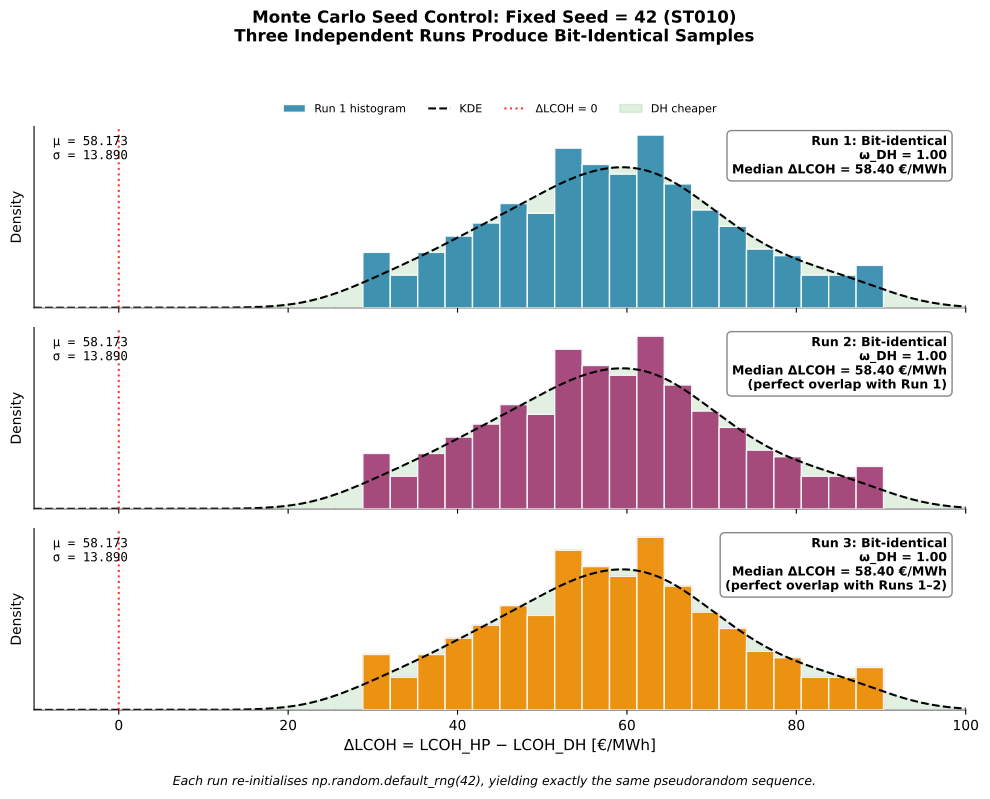

The script that saved this image:
"""
Fig 3.4: Monte Carlo Seed Control
Illustrates fixed seed (42) for reproducibility using actual thesis values.
Three parallel runs produce bit-identical ΔLCOH sample distributions.
"""

import numpy as np
import matplotlib.pyplot as plt
from scipy import stats

# Fixed parameters matching thesis Table 8 (ST010)
SEED = 42
N_SAMPLES = 500
MEDIAN_DELTA_LCOH = 58.40  # €/MWh from thesis
DELTA_LCOH_STD = 15.0      # illustrative spread
RANGE_MIN = 29.66          # thesis lower bound
RANGE_MAX = 88.16          # thesis upper bound

# Generate ONE base sample set with fixed seed — reused for all runs
rng = np.random.default_rng(SEED)
base_samples = rng.normal(loc=MEDIAN_DELTA_LCOH, scale=DELTA_LCOH_STD, size=N_SAMPLES)
base_samples = np.clip(base_samples, RANGE_MIN, RANGE_MAX)

# Plotting
fig, axes = plt.subplots(3, 1, figsize=(10, 8), sharex=True, sharey=True)
fig.suptitle(
    "Monte Carlo Seed Control: Fixed Seed = 42 (ST010)\n"
    "Three Independent Runs Produce Bit-Identical Samples",
    fontsize=12,
    fontweight="bold",
    y=0.98,
)

colors = ["#2E86AB", "#A23B72", "#F18F01"]
bin_edges = np.linspace(-10, 100, 35)

for idx, (ax, color) in enumerate(zip(axes, colors)):
    samples = base_samples
    
    # Build-up overlay: previous runs shown faintly behind current run
    if idx >= 1:
        # Run 1 faint background
        ax.hist(
            base_samples, bins=bin_edges, color=colors[0],
            edgecolor=colors[0], alpha=0.15, density=True, zorder=1,
        )
    if idx >= 2:
        # Run 2 medium background
        ax.hist(
            base_samples, bins=bin_edges, color=colors[1],
            edgecolor=colors[1], alpha=0.30, density=True, zorder=2,
        )
    
    # Current run histogram (solid)
    ax.hist(
        samples,
        bins=bin_edges,
        color=color,
        edgecolor="white",
        alpha=0.90,
        density=True,
        zorder=3,
        label=f"Run {idx + 1} histogram",
    )
    
    # Identical KDE for all
    kde_x = np.linspace(-10, 100, 300)
    kde_y = stats.gaussian_kde(samples, bw_method=0.4)(kde_x)
    ax.plot(kde_x, kde_y, color="black", linestyle="--", linewidth=1.5, zorder=4, label="KDE")
    
    # Decision boundary at ΔLCOH = 0
    ax.axvline(0, color="red", linestyle=":", alpha=0.8, linewidth=1.5, zorder=5, label="ΔLCOH = 0")
    
    # Fill DH-cheaper region (positive ΔLCOH)
    ax.fill_between(
        kde_x, 0, kde_y, where=(kde_x > 0),
        alpha=0.12, color="green", zorder=0, label="DH cheaper",
    )
    
    # Bit-identical label with win fraction
    label_text = f"Run {idx + 1}: Bit-identical\nω_DH = 1.00\nMedian ΔLCOH = 58.40 €/MWh"
    if idx == 1:
        label_text += "\n(perfect overlap with Run 1)"
    elif idx == 2:
        label_text += "\n(perfect overlap with Runs 1–2)"
    
    ax.text(
        0.98,
        0.95,
        label_text,
        transform=ax.transAxes,
        fontsize=9,
        fontweight="bold",
        verticalalignment="top",
        horizontalalignment="right",
        bbox=dict(boxstyle="round,pad=0.4", facecolor="white", edgecolor="gray", alpha=0.95),
        zorder=6,
    )
    
    # Statistics (identical across all runs)
    stats_text = (
        f"μ = {np.mean(samples):.3f}\n"
        f"σ = {np.std(samples):.3f}"
    )
    ax.text(
        0.02,
        0.95,
        stats_text,
        transform=ax.transAxes,
        fontsize=9,
        verticalalignment="top",
        horizontalalignment="left",
        family="monospace",
        zorder=6,
    )
    
    ax.set_ylabel("Density", fontsize=10)
    ax.set_yticks([])
    ax.spines["top"].set_visible(False)
    ax.spines["right"].set_visible(False)
    
    if idx == 0:
        ax.legend(
            loc="upper center",
            fontsize=8,
            frameon=False,
            ncol=4,
            bbox_to_anchor=(0.5, 1.18),
        )

axes[-1].set_xlabel("ΔLCOH = LCOH_HP − LCOH_DH [€/MWh]", fontsize=11)
axes[-1].set_xlim(-10, 100)

# Bottom caption
fig.text(
    0.5,
    0.01,
    "Each run re-initialises np.random.default_rng(42), yielding exactly the same pseudorandom sequence.",
    ha="center",
    fontsize=9,
    style="italic",
)

plt.tight_layout(rect=[0, 0.03, 1, 0.95])

# Save outputs
fig.savefig("figures/fig_3_4_monte_carlo_seed_control.png", dpi=300, bbox_inches="tight")
fig.savefig("figures/fig_3_4_monte_carlo_seed_control.pdf", bbox_inches="tight")
print("Saved figures/fig_3_4_monte_carlo_seed_control.png")
print("Saved figures/fig_3_4_monte_carlo_seed_control.pdf")

print("✓ All three runs use the same bit-identical sample array.")
